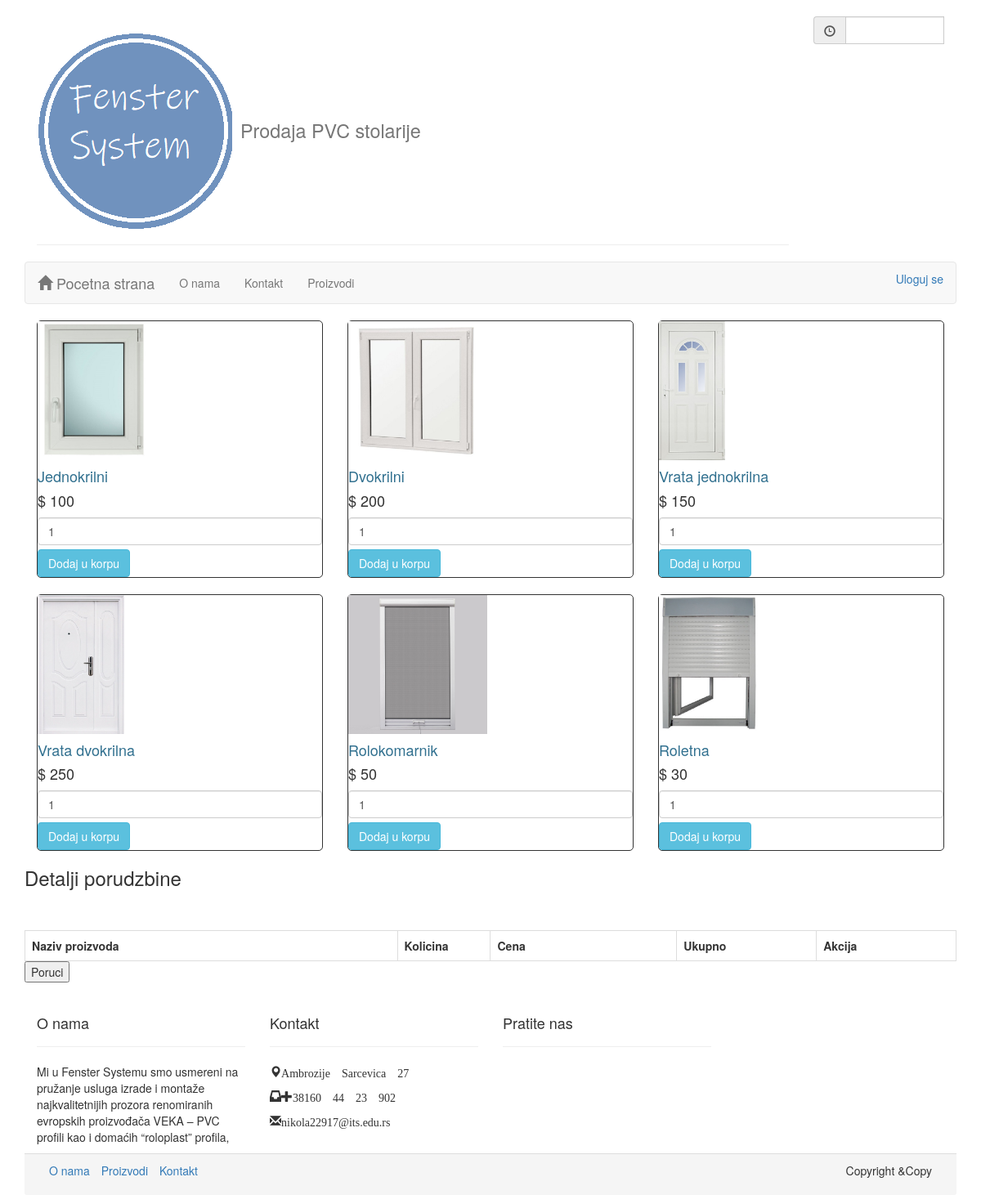
Page /proizvodi.php on the committed database.
### tables this page shows
CREATE TABLE `proizvod` (
  `ID` int(11) NOT NULL,
  `Naziv` varchar(50) NOT NULL,
  `Slika` text NOT NULL,
  `Cena` int(11) NOT NULL
);

### proizvodi.php (the view, shortened to what this page needs)
<?php
 echo "<!DOCTYPE html>";
            ?>
            <html>
            <head>
                <link rel="stylesheet"  href="https://maxcdn.bootstrapcdn.com/bootstrap/3.3.7/css/bootstrap.min.css"/>
                <link rel="stylesheet"  href="css/proizvodi.css">
            </head>
                <body onload="Vreme()">
                <div class="container">
 <?php
    include "header.php";
    include "navbar.php";
    ?>
                    <?php
                    $upit = "SELECT * FROM proizvod";
                    $rezultati = mysqli_query($GLOBALS['conn'],$upit);
                    while($red = mysqli_fetch_assoc($rezultati))
                        {?>
                            <div class="col-sm-4 col-md-4">
                                 <form method="post"  action="<?php echo $_SERVER['PHP_SELF']; ?>" >
                                    <div class="products">
                                        <div class="row">
                                        <img src="<?php echo $red['Slika']; ?>"   style= "height: 170px; text-align: center; "/>
                                        <h4 class="text-info"><?php echo $red['Naziv']; ?></h4>
                                        <h4>$ <?php echo $red['Cena']; ?></h4>
                                        <input type="text" name="quantity" class="form-control" value="1"/>
                                        <input type="submit" name="add_to_cart" style="margin-top: 5px;" class="btn btn-info" value="Dodaj u korpu"/>
                                    </div>
                                    </div>
                                </form>
                            </div>
                            <?php
                        }
                        ?>
                            <br>
                         <h3>Detalji porudzbine</h3>
                        <div class="table-responsive">
                        <table class="table table-bordered">
                        <tr>
                           <th width="40%">Naziv proizvoda</th>
                           <th width="10%">Kolicina</th>
                           <th width="20%">Cena</th>
                           <th width="15%">Ukupno</th>
                           <th width="15%">Akcija</th>
                        </tr>
                    </div>
                    <br>
                    <br>
                        </div>
                        <button>Poruci</button>
                        <?php
                        include "footer.php"; ?>
                    </body>
                    </html>

### header.php
<div class="row">
    <div class="col-md-10">
      <div class="page-header">
        <h1><a href="index.php"><img alt="..." src="slike/logo.png"></a> <small>Prodaja PVC stolarije</small></h1>
      </div>
    </div>
    <br>
    <div class="col-md-2">
      <div class="input-group">
        <span class="input-group-addon">
          <span class="glyphicon glyphicon-time" aria-hidden="true"></span>
        </span>
        <form name="vremeForma">
          <input type="text" name="cifre" class="form-control">
        </form>
      </div>
    </div>
  </div>

### navbar.php (shortened to what this page needs)
<nav class="navbar navbar-default">
  <div class="container-fluid">
    <div class="navbar-header">
      <?php if (isset($_SESSION['user_type']) && $_SESSION['user_type'] === 'admin') {
        print("<a  class='navbar-brand' href='admin.php'><span class='glyphicon glyphicon-home' aria-hidden='true'></span> Admin</a>");
      } else  {  ?>
      <a class="navbar-brand" href="index.php"><span class="glyphicon glyphicon-home" aria-hidden="true"></span> Pocetna strana</a>
      <?php  } ?>
    </div>
    <div class="collapse navbar-collapse" id="bs-example-navbar-collapse-1">
      <ul class="nav navbar-nav">
        <li><a href="onama.php">O nama</a></li>
        <li><a href="kontakt.php">Kontakt</a></li>
        <li><a href="proizvodi.php">Proizvodi</a></li>
      </ul>
      <ul class="nav navbar-nav navbar-right">
      </li>  <?php
            if(isset($_SESSION['id'])) {
                print("<div class='reg'><a id='logime' >" . $_SESSION['ime'] . "</a><br><a id='logoff' href='log.php'>Izloguj se</a></div>");
            } else {
                print("<div class='reg'><a href='loginPage.php'>Uloguj se</a></div>");
            }
        ?> <li>
   </ul>
  </div>
</div>
</nav>

### footer.php (shortened to what this page needs)
<footer>
  <div class="row">
   <div class="col-md-3">
     <div class="page-header">
       <h4>O nama</h4>
     </div>
     <p>Mi u Fenster Systemu smo usmereni na pružanje usluga izrade i montaže najkvalitetnijih prozora renomiranih evropskih proizvođača VEKA – PVC profili kao i domaćih “roloplast” profila,
      </p>
   </div>
   <div class="col-md-3">
     <div class="page-header">
       <h4>Kontakt</h4>
     </div>
     <p><span class="glyphicon glyphicon-map-marker" aria-hidden="true">Ambrozije Sarcevica 27</span></p>
     <p><span class="glyphicon glyphicon-inbox" aria-hidden="true">+38160 44 23 902</span></p>
     <p><span class="glyphicon glyphicon-envelope" aria-hidden="true">nikola22917@its.edu.rs</span></p>
   </div>
   <div class="col-md-3">
    <div class="page-header">
      <h4>Pratite nas</h4>
    </div>
  </div>
</div>
<div class="panel-footer">
  <div class="row">
    <div class="col-md-6"><ul class="list-inline">
      <li><a href="onama.php">O nama</a></li>
      <li><a href="proizvodi.php">Proizvodi</a></li>
      <li><a href="kontakt.php">Kontakt</a></li>
    </ul></div>
    <div class="col-md-6">
      <p class="text-right">Copyright &Copy</p>
    </div>
  </div>
</div>
      </footer>

### css/proizvodi.css (style rules this page uses)
.products { border: 1px solid #333; background-color: #flflfl; border-radius: 5px; margin-left: 0px; margin-bottom: 20px; }
.table { margin: 0px auto; float: none; }
.row { margin: 0px auto; float: none; }
.reg { display: block; margin-top: 10px; }

### rows in the picture
proizvod: Slika (picture), Naziv "Jednokrilni", Cena "100"
proizvod: Slika (picture), Naziv "Dvokrilni", Cena "200"
proizvod: Slika (picture), Naziv "Vrata jednokrilna", Cena "150"
proizvod: Slika (picture), Naziv "Vrata dvokrilna", Cena "250"
proizvod: Slika (picture), Naziv "Rolokomarnik", Cena "50"
proizvod: Slika (picture), Naziv "Roletna", Cena "30"
